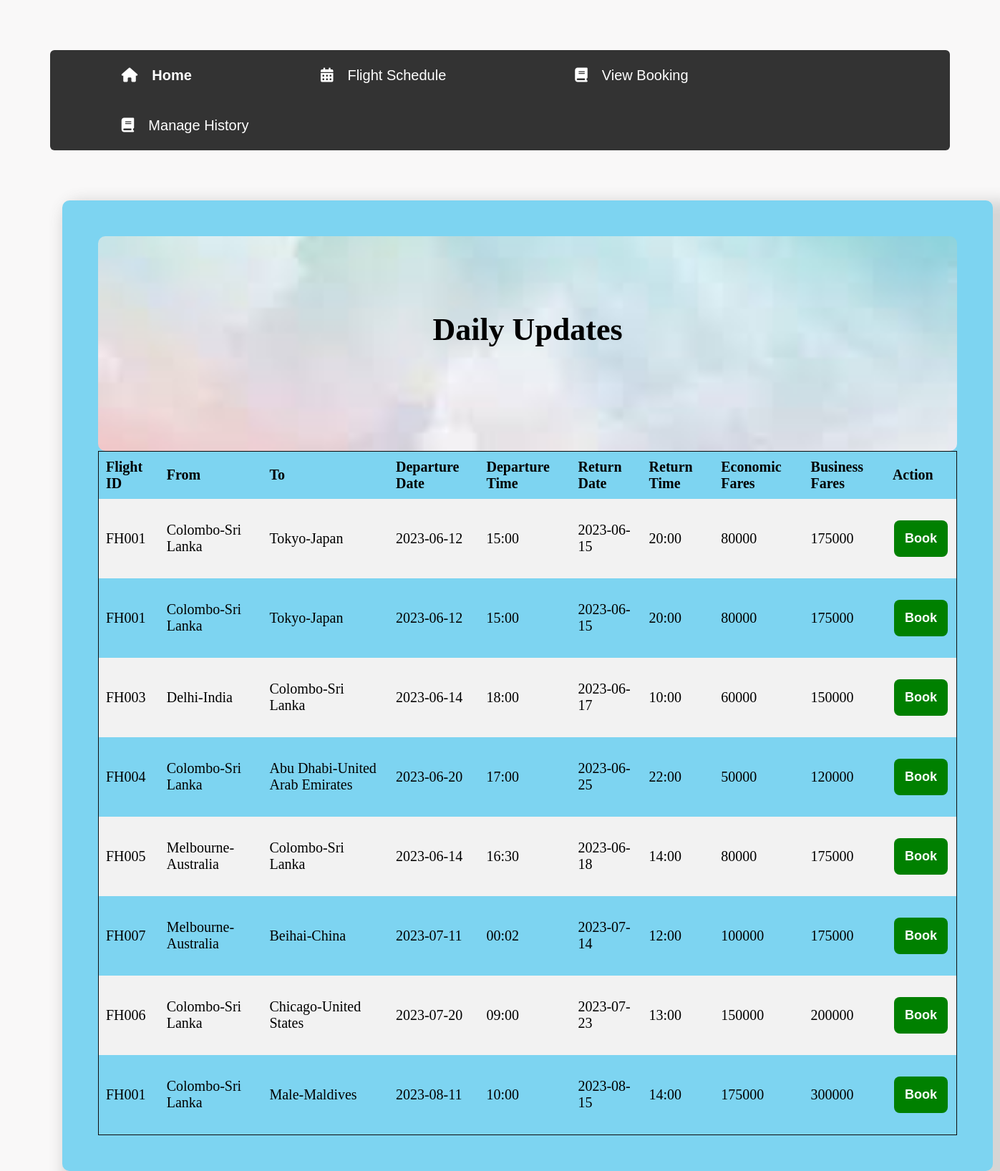
The page /User/UserFlightSchedule.php (signed in) on the database its author committed.
### tables this page shows
CREATE TABLE `schedule` (
  `Schedule_No` int(11) NOT NULL,
  `Flight_ID` varchar(15) NOT NULL,
  `Start_From` varchar(100) NOT NULL,
  `End_To` varchar(100) NOT NULL,
  `D_Date` date NOT NULL,
  `D_Time` varchar(15) NOT NULL,
  `R_Date` date NOT NULL,
  `R_Time` varchar(15) NOT NULL,
  `E_Fare` float NOT NULL,
  `B_Fare` float NOT NULL
);

### User/UserFlightSchedule.php (the view, shortened to what this page needs)
<?php
require("../Server.php");
?>
<!DOCTYPE html>
<html>
<head>
    <link rel="stylesheet" href="userFlightScheduleStyle.css">
</head>
<body>
<div class="navbar-user">
    <a href="UserDashboard.php"><i class="fa fa-home" style="color: white; margin: 15px 20px 15px 20px;"></i><b>Home</b></a>
    <a href="UserFlightSchedule.php"><i class="fas fa-calendar-alt" style="color: white; margin: 15px 20px 15px 20px;"></i>Flight Schedule</a>
    <a href="UserViewBooking.php"><i class='fas fa-book' style="color: white; margin: 15px 20px 15px 20px;"></i>View Booking</a>
    <a href="UserViewHistoryBooking.php"><i class='fas fa-book' style="color: white; margin: 15px 20px 15px 20px;"></i>Manage History</a>
</div>
<div class="schedulecard">
    <div class="usercontainer">
      <div style="overflow-x:auto;">
        <div class="bg-img"><br>
        <h1 style="color:black;text-align: center;padding: 50px;">
          Daily Updates
        </h1><br><br>
        </div>
        <table>
          <tr>
            <th>Flight ID</th>
            <th>From</th>
            <th>To</th>
            <th>Departure Date</th>
            <th>Departure Time</th>
            <th>Return Date</th>
            <th>Return Time</th>
            <th>Economic Fares</th>
            <th>Business Fares</th>
            <th>Action</th>
          </tr>
          <?php
            $sql = "SELECT * FROM  schedule";
            $result = mysqli_query($db_connection, $sql);
            if (mysqli_num_rows($result) > 0) {
            while ($row = mysqli_fetch_assoc($result)) {
          ?>
         <tr>
          <td><?php echo $row["Flight_ID"]?></td>
          <td><?php echo $row["Start_From"]?></td>
          <td><?php echo $row["End_To"]?></td>
          <td><?php echo $row["D_Date"]?></td>
          <td><?php echo $row["D_Time"]?></td>
          <td><?php echo $row["R_Date"]?></td>
          <td><?php echo $row["R_Time"]?></td>
          <td><?php echo $row["E_Fare"]?></td>
          <td><?php echo $row["B_Fare"]?></td>
          <td><a href="UserNewBooking.php?selected_u_scheduleId=<?php echo $row["Schedule_No"]?>" ><button class="button2"><b>Book</b></button></td></a>
        </tr>
        <?php } }?>
        </table>
    </div>
  </div>
</body>
</html>

### User/userFlightScheduleStyle.css (style rules this page uses)
* { box-sizing: border-box; }
body { margin: 0; background-color: rgb(249, 248, 248); }
.navbar-user { overflow: hidden; background-color: #333; font-family: Arial, Helvetica, sans-serif; margin: 5% 5%; border-radius: 6px; }
.navbar-user a { float: left; font-size: 20px; color: white; text-align: center; padding: 10px 80px; text-decoration: none; }
.schedulecard { background-color:rgb(125, 212, 241); box-shadow: 20px 20px 20px 20px rgba(73, 74, 75, 0.2); transition: 0.3s; width: 1300px; height: auto; border-radius: 10px; margin: 50px 87px; padding: 50px; }
table { border-collapse: collapse; border-spacing: 0; width: 100%; border: 1px solid #0e0c0c; font-size: 20px; overflow-x: auto; }
th, td { text-align: left; padding: 10px; table-layout: auto; width: fit-content; }
tr:nth-child(even) { background-color: #f2f2f2; }
body, html { height: 100%; font-family: Arial, Helvetica, sans-serif; }
.bg-img { background-image: url("download.jpg"); min-height: 200px; border-radius: 10px; height: 300px; background-position: center; background-repeat: no-repeat; background-size: cover; position: relative; }
body { font-family: 'Rye';font-size: 22px; }
.button2 { display: inline-block; background-color: green; border: none; color: white; padding: 15px; text-decoration: none; font-size: 18px; margin: 20px 2px; cursor: pointer; border-radius: 8px; width: auto; }

### rows shown on the page
schedule: Flight_ID "FH001", Start_From "Colombo-Sri Lanka", End_To "Tokyo-Japan", D_Date "2023-06-12", D_Time "15:00", R_Date "2023-06-15", R_Time "20:00", E_Fare "80000", B_Fare "175000"
schedule: Flight_ID "FH001", Start_From "Colombo-Sri Lanka", End_To "Tokyo-Japan", D_Date "2023-06-12", D_Time "15:00", R_Date "2023-06-15", R_Time "20:00", E_Fare "80000", B_Fare "175000"
schedule: Flight_ID "FH003", Start_From "Delhi-India", End_To "Colombo-Sri Lanka", D_Date "2023-06-14", D_Time "18:00", R_Date "2023-06-17", R_Time "10:00", E_Fare "60000", B_Fare "150000"
schedule: Flight_ID "FH004", Start_From "Colombo-Sri Lanka", End_To "Abu Dhabi-United Arab Emirates", D_Date "2023-06-20", D_Time "17:00", R_Date "2023-06-25", R_Time "22:00", E_Fare "50000", B_Fare "120000"
schedule: Flight_ID "FH005", Start_From "Melbourne-Australia", End_To "Colombo-Sri Lanka", D_Date "2023-06-14", D_Time "16:30", R_Date "2023-06-18", R_Time "14:00", E_Fare "80000", B_Fare "175000"
schedule: Flight_ID "FH007", Start_From "Melbourne-Australia", End_To "Beihai-China", D_Date "2023-07-11", D_Time "00:02", R_Date "2023-07-14", R_Time "12:00", E_Fare "100000", B_Fare "175000"
schedule: Flight_ID "FH006", Start_From "Colombo-Sri Lanka", End_To "Chicago-United States", D_Date "2023-07-20", D_Time "09:00", R_Date "2023-07-23", R_Time "13:00", E_Fare "150000", B_Fare "200000"
schedule: Flight_ID "FH001", Start_From "Colombo-Sri Lanka", End_To "Male-Maldives", D_Date "2023-08-11", D_Time "10:00", R_Date "2023-08-15", R_Time "14:00", E_Fare "175000", B_Fare "300000"
